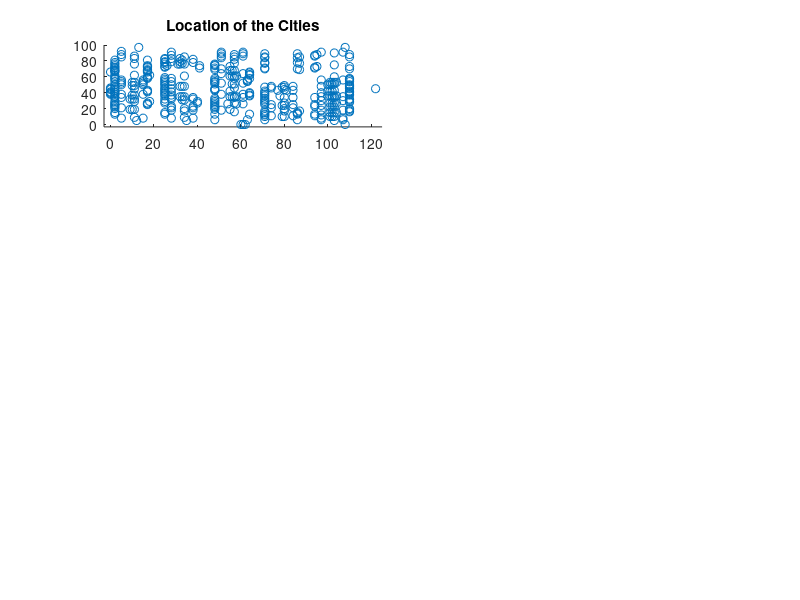

Reproduce this figure in MATLAB. (Note: this script raises an error after producing the figure.)
function tspAll()
    close All;
    clear All;
    clc;

    profile on;
    
    bigFile = true;
    
    if bigFile
        noOfCities = 411;
        ax = [-3 125 -3 100];
        textX = 130;
        fid = fopen('TSP_411.txt', 'r'); % takes 4 min
    else
        noOfCities = 131;
        ax = [-3 110 -3 50];
        textX = 115;
        fid = fopen('data131.txt', 'r'); % takes 1 min
    end

    coordinates = zeros(noOfCities,2);
    
    % Read coordinates from text file
    tline = fgets(fid);
    i = 1;
    while ischar(tline)
        if tline(1) ~= 'N'
            m = regexp(tline, '\d+'); % returns [node_number, x, y]
            coordinates(i,:) = [str2double(tline(m(2):m(3)-2)), str2double(tline(m(3):end))];
            i = i + 1;
        end
        tline = fgets(fid);
    end
    fclose(fid);
    
    % Initial locations
    figure;
    subplot(4,4,1:2);
    scatter(coordinates(:,1),coordinates(:,2));
    title('Location of the Cities')
    axis(ax)
    
    xdist = repmat(coordinates(:,1),1,noOfCities) - repmat(coordinates(:,1)',noOfCities,1);
    ydist = repmat(coordinates(:,2),1,noOfCities) - repmat(coordinates(:,2)',noOfCities,1);
    distances = sqrt(xdist.^2 + ydist.^2);
    distances(find(eye(noOfCities))) = Inf;
    
    % Nearest Neighbor Construction Heuristics
    disp('NN');
    tic;
    [routeNN, lenNN, startCityNN] = useNearestNeighbor(distances);
    graphNN = createGraph(coordinates, routeNN);
    subplot(4,4,3);
    plot(graphNN(:,1),graphNN(:,2));    
    title('Nearest Neighbor');
    axis(ax)
    hold on;
    plot(coordinates(startCityNN,1), coordinates(startCityNN,2), 'r*');
    hold off;
    text(textX,25,['l=',num2str(round(lenNN))]);
    toc;
    
    % Best Insertion Construction Heuristics
    disp('BI');
    tic;
    [routeBI, lenBI, startSelecteBI] = useBestInsertion(distances);
    graphBI = createGraph(coordinates, routeBI);
    subplot(4,4,4);
    plot(graphBI(:,1),graphBI(:,2));    
    title('Best Insertion');
    axis(ax)
    hold on;
    plot(coordinates(startSelecteBI(1),1), coordinates(startSelecteBI(1),2), 'r*');
    plot(coordinates(startSelecteBI(2),1), coordinates(startSelecteBI(2),2), 'r*');
    plot(coordinates(startSelecteBI(3),1), coordinates(startSelecteBI(3),2), 'r*');
    hold off;
    text(textX,25,['l=',num2str(round(lenBI))]);
    toc;
    
    % Cheapest Insertion Construction Heuristics
    disp('CI');
    tic;
    [routeCI, lenCI, startSelecteCI] = useCheapestInsertion(distances);
    graphCI = createGraph(coordinates, routeCI);
    subplot(4,4,5);
    plot(graphCI(:,1),graphCI(:,2));    
    title('Cheapest Insertion');
    axis(ax)
    hold on;
    plot(coordinates(startSelecteCI,1), coordinates(startSelecteCI,2), 'r*');
    hold off;
    text(textX,25,['l=',num2str(round(lenCI))]);
    toc;
    
    % Saving Construction Heuristics
    disp('S');
    tic;
    [routeS, lenS, startSelecteS] = useSaving(distances);
    graphS = createGraph(coordinates, routeS);
    subplot(4,4,6);
    plot(graphS(:,1),graphS(:,2));    
    title('Saving');
    axis(ax)
    hold on;
    plot(coordinates(startSelecteS,1), coordinates(startSelecteS,2), 'r*');
    hold off;
    text(textX,25,['l=',num2str(round(lenS))]);
    toc;
    
    % Local Search Improvement Heuristics using Swap only
    disp('LS');
    tic;
    [routeLSS, lenLSS, ~] = useLocalSearch(distances, 1);
    graphLSS = createGraph(coordinates, routeLSS);
    subplot(4,4,7);
    plot(graphLSS(:,1),graphLSS(:,2));    
    title('Local Search (Swap)');
    axis(ax)
    text(textX,25,['l=',num2str(round(lenLSS))]);
    toc;
    
    % Local Search Improvement Heuristics using Translation only
    tic;
    [routeLST, lenLST, ~] = useLocalSearch(distances, 2);
    graphLST = createGraph(coordinates, routeLST);
    subplot(4,4,8);
    plot(graphLST(:,1),graphLST(:,2));    
    title('Local Search (Translation)');
    axis(ax)
    text(textX,25,['l=',num2str(round(lenLST))]);
    toc;
    
    % Local Search Improvement Heuristics using Inversion only
    tic;
    [routeLSI, lenLSI, ~] = useLocalSearch(distances, 3);
    graphLSI = createGraph(coordinates, routeLSI);
    subplot(4,4,9);
    plot(graphLSI(:,1),graphLSI(:,2));
    title('Local Search (Inversion)');
    axis(ax)
    text(textX,25,['l=',num2str(round(lenLSI))]);
    toc;
    
    % Local Search Improvement Heuristics using Swap, Translation & Inversion
    tic;
    [routeLSSTI, lenLSSTI, ~] = useLocalSearch(distances, 4);
    graphLSSTI = createGraph(coordinates, routeLSSTI);
    subplot(4,4,10);
    plot(graphLSSTI(:,1),graphLSSTI(:,2));
    title('Local Search (Swap, Translation, Inversion)');
    axis(ax)
    text(textX,25,['l=',num2str(round(lenLSSTI))]);
    toc;
    
    % Simulated Annealing Improvement Heuristics using Metropolis
    disp('SA');
    tic;
    [routeSAM, lenSAM, ~] = useSimulatedAnnealing(distances, 1);
    graphSAM = createGraph(coordinates, routeSAM);
    subplot(4,4,11);
    plot(graphSAM(:,1),graphSAM(:,2));
    title('Simulated Annealing (Metropolis)');
    axis(ax)
    text(textX,25,['l=',num2str(round(lenSAM))]);
    toc;
    
    % Simulated Annealing Improvement Heuristics using Heat bath
    tic;
    [routeSAHB, lenSAHB, ~] = useSimulatedAnnealing(distances, 2);
    graphSAHB = createGraph(coordinates, routeSAHB);
    subplot(4,4,12);
    plot(graphSAHB(:,1),graphSAHB(:,2));
    title('Simulated Annealing (Heat bath)');
    axis(ax)
    text(textX,25,['l=',num2str(round(lenSAHB))]);
    toc;
    
    % Genetic Algorithm Improvement Heuristics using Crossover
    disp('GA');
    tic;
    [routeGAC, lenGAC, ~] = useGeneticAlgorithm(distances, 1);
    graphGAC = createGraph(coordinates, routeGAC);
    subplot(4,4,13);
    plot(graphGAC(:,1),graphGAC(:,2));
    title('Genetic Algorithm (Crossover)');
    axis(ax)
    text(textX,25,['l=',num2str(round(lenGAC))]);
    toc;
    
    % Genetic Algorithm Improvement Heuristics using Swap Mutation
    tic;
    [routeGASM, lenGASM, ~] = useGeneticAlgorithm(distances, 2);
    graphGASM = createGraph(coordinates, routeGASM);
    subplot(4,4,14);
    plot(graphGASM(:,1),graphGASM(:,2));
    title('Genetic Algorithm (Swap Mutation)');
    axis(ax)
    text(textX,25,['l=',num2str(round(lenGASM))]);
    toc;
    
    % Genetic Algorithm Improvement Heuristics using Translation Mutation
    tic;
    [routeGATM, lenGATM, ~] = useGeneticAlgorithm(distances, 3);
    graphGATM = createGraph(coordinates, routeGATM);
    subplot(4,4,15);
    plot(graphGATM(:,1),graphGATM(:,2));
    title('Genetic Algorithm (Translation Mutation)');
    axis(ax)
    text(textX,25,['l=',num2str(round(lenGATM))]);
    toc;
    
    % Genetic Algorithm Improvement Heuristics using Inversion Mutation
    tic;
    [routeGAIM, lenGAIM, ~] = useGeneticAlgorithm(distances, 4);
    graphGAIM = createGraph(coordinates, routeGAIM);
    subplot(4,4,16);
    plot(graphGAIM(:,1),graphGAIM(:,2));
    title('Genetic Algorithm (Inversion Mutation)');
    axis(ax)
    text(textX,25,['l=',num2str(round(lenGAIM))]);
    toc;
    
    profile off;
    profile viewer;
end
